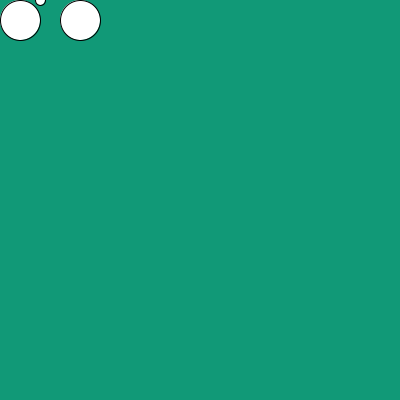
Frame 1 (no input)
Frame 60 (the mouse pressed at the canvas centre just before this capture): identical to frame 1, image omitted
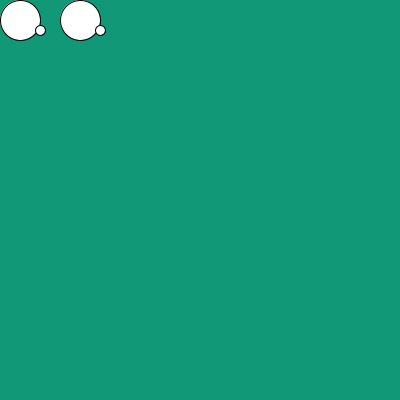
Frame 120 (the mouse held since frame 60 and released just before this capture)

The Processing sketch that drew these frames (run headless with seeded random() and noise(); from frame 60 on, the mouse is pressed at the canvas centre):

// Processing sketch: eye_eye_captan
// ── eye_eye_captan.pde
void setup(){
color(60,23,43);
size(400,400);
background(17,153,119);
}





void draw(){
  background(17,153,119);
ellipse(80,20,40,40);
if(mouseX>60){
  mouseX=60;}
  if(mouseY>30){
  mouseY=30;}
ellipse (mouseX+40,mouseY,10,10);
ellipse(20,20,40,40);
ellipse(mouseX-20,mouseY,10,10);

}
